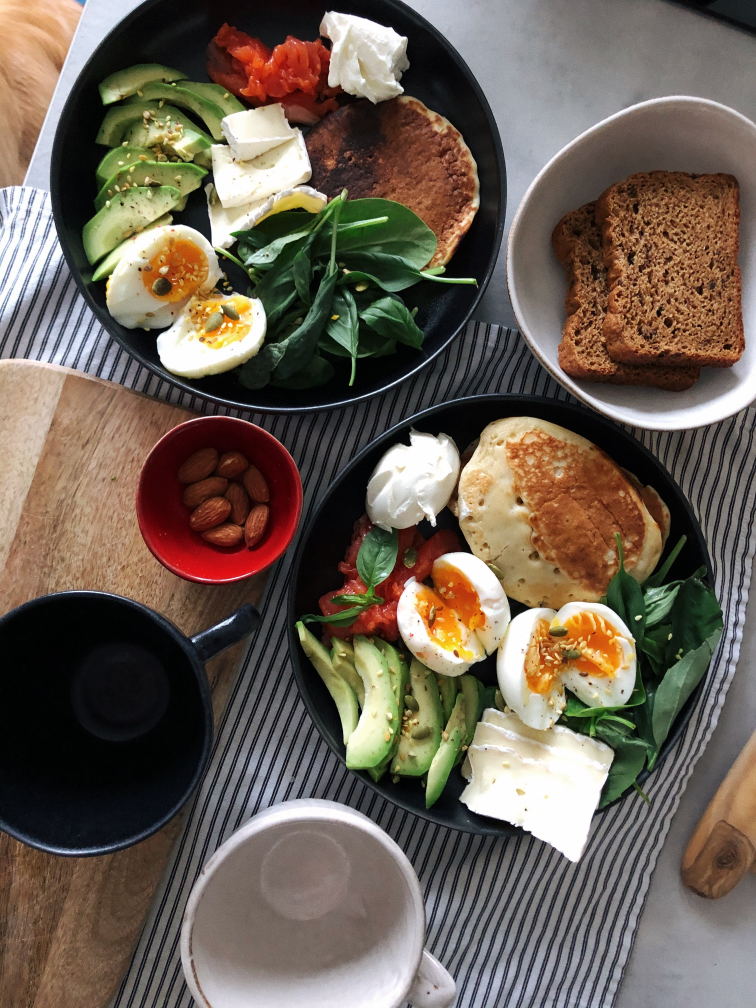
#> input picture filtri/Foto/colazione.jpg, 3024 x 4032 px (shown at 1/4 size)
$ python scratch.py
#> lines starting #> are read from the running program, lines starting #| are printed output that depends on the picture; after the words box and inside, x2 and y2 are one past the last pixel; in counts of white or black regions, pixels touching at a corner belong together
import cv2
import numpy as np

input = cv2.imread('Foto/colazione.jpg')
#> input is the input picture: shape (4032, 3024, 3); mean B, G, R 84.3, 96.4, 108.7
height, width, depth = input.shape
#> height = 4032; width = 3024; depth = 3
mask = cv2.imread('Foto/struttura.jpg')
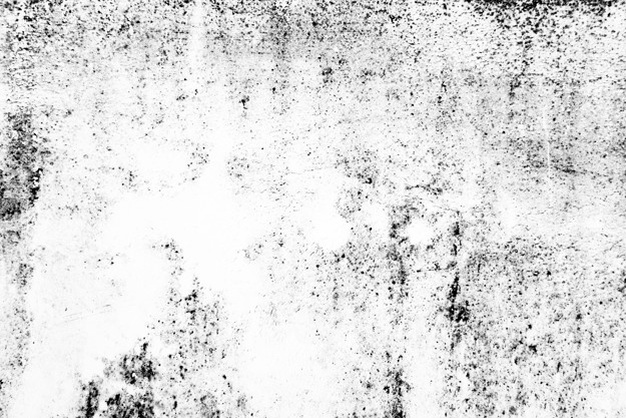
#> input picture filtri/Foto/struttura.jpg, 626 x 418 px
#> mask is the input picture: shape (418, 626, 3); min 0, max 255, mean 223.3
mask = np.zeros((height, width), np.uint8)
cv2.circle(mask, (int(width/2), int(height/2)), 280, 1, thickness=-1)
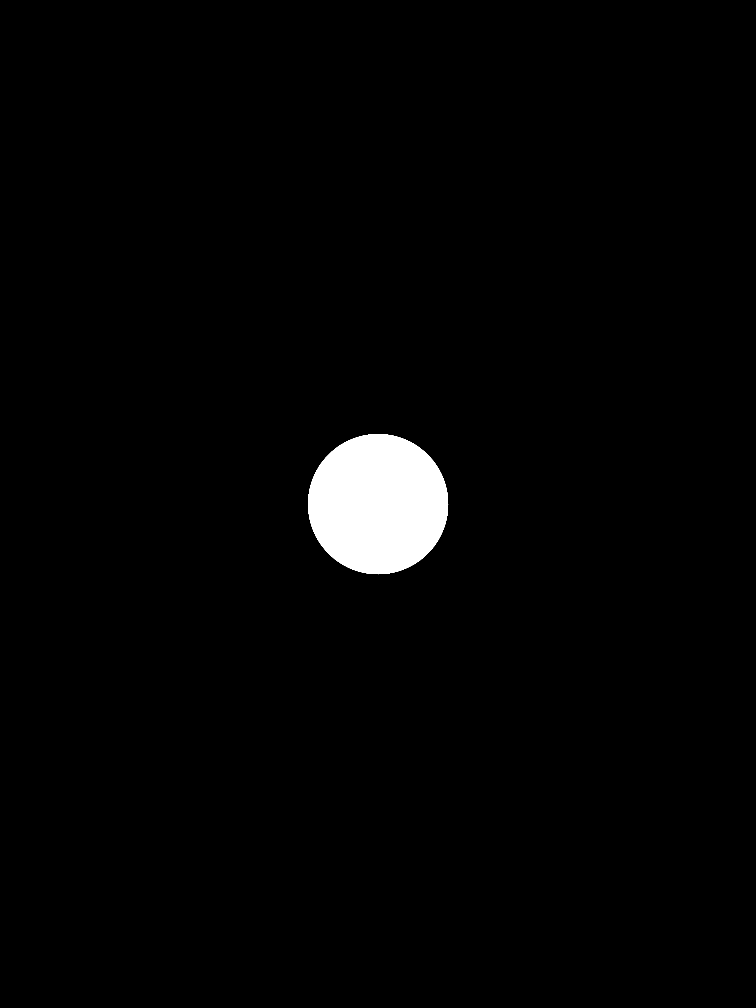
#> mask: shape (4032, 3024) (shown at 1/4 size); values 0 (black) and 1 (white), 2% white; 1 white region, box (x1, y1, x2, y2) and area: (1232, 1736, 1793, 2297) 246253
output = cv2.bitwise_and(input, input, mask=mask)

cv2.imshow('scratch', output)
cv2.waitKey(0)
cv2.destroyAllWindows()
